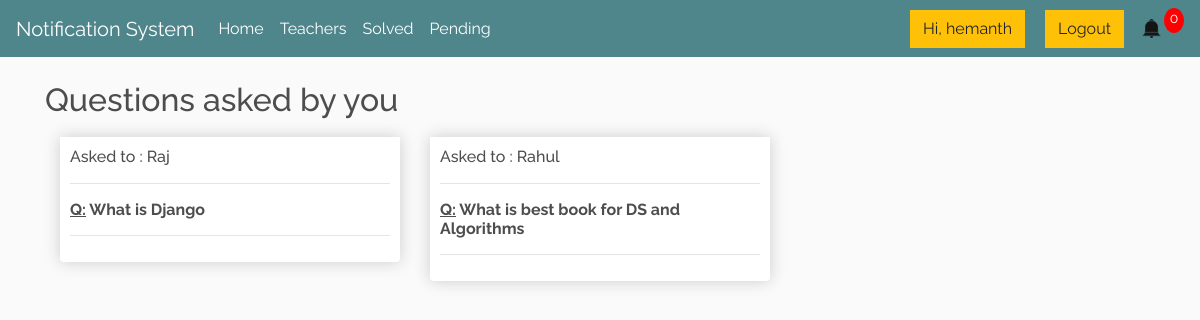
The page /pending/ (signed in) on the database its author committed.
### main/models.py (models this page shows)
class Question(models.Model):
    askedby = models.ForeignKey(User, null=True,on_delete = models.SET_NULL,related_name='bystud')
    askedto = models.ForeignKey(User, null=True,on_delete= models.SET_NULL,related_name='byistr')
    question = models.TextField(null=True)
    answer = models.TextField(null=True,blank=True)
    answered = models.BooleanField(default=False,blank=True)
    read = models.BooleanField(default=False,blank=True)

### main/views.py (the view)
# urls.py: path('pending/',views.pending,name="pending"),
def pending(request):
    notifs = len(request.user.bystud.filter(answered=True,read=False))
    pending_ques = request.user.bystud.filter(answered=False)
    context = {'pending_ques': pending_ques,'notifs':notifs}
    return render(request,'main/pending.html',context)

### main/templates/main/pending.html
{% extends 'main/navbar.html' %}
{% load static %}
{% block content %}
<div class="container">
	<div class="row">
		<h2> Questions asked by you</h2>
	</div>
    <div class="row">
        {% for pques in pending_ques %}
            <div class="col-lg-4">
                <div class="box-element product">
                    <h6> Asked to : {{pques.askedto}} </h6>
                    <hr>
                    <h6><strong> <u>Q:</u> {{ pques.question}} </strong></h6>
                    <hr>
                </div>
            </div>
        {% endfor %}
    </div>
</div>
{% endblock content %}

### main/templates/main/navbar.html (shortened to what this page needs)
<!DOCTYPE html>
{% load static %}
<html>
<head>
	<link rel="stylesheet" href="https://stackpath.bootstrapcdn.com/bootstrap/4.4.1/css/bootstrap.min.css">
	<link rel="stylesheet" type="text/css" href="{% static 'css/main.css' %}">
</head>
<body>
	<nav class="navbar navbar-expand-lg navbar-dark bg-dark">
	  <a class="navbar-brand" href="{% url 'home' %}">Notification System</a>
	  <div class="collapse navbar-collapse" id="navbarSupportedContent">
	    <ul class="navbar-nav mr-auto">
	      <li class="nav-item active">
	        <a class="nav-link" href="{% url 'home' %}">Home <span class="sr-only">(current)</span></a>
	      </li>
		  {% if request.user.is_authenticated  and request.user.profile.role == 'Student' %}
		  <li class="nav-item active">
	        <a class="nav-link" href="{% url 'teachers' %}">Teachers <span class="sr-only">(current)</span></a>
	      </li>
		  <li class="nav-item active">
	        <a class="nav-link" href="{% url 'myans' %}"> Solved <span class="sr-only">(current)</span></a>
	      </li>
		  <li class="nav-item active">
	        <a class="nav-link" href="{% url 'pending' %}"> Pending <span class="sr-only">(current)</span></a>
	      </li>
		  {% endif %}
	    </ul>
	    <div class="form-inline my-2 my-lg-0">
			{% if request.user.is_authenticated %}
	     	<a href=""class="btn btn-warning" style="margin-right: 20px;">Hi, {{request.user}} </a>
			<a href="{% url 'logout' %}"class="btn btn-warning">Logout</a>
			{% else %}
			<a href="{% url 'loginpage' %}"class="btn btn-warning" style="margin-right: 20px;">Login</a>
			<a href="{% url 'register' %}"class="btn btn-warning">SignUp</a>
			{% endif %}
			{% if request.user.is_authenticated and request.user.profile.role == 'Student' %}
			<a href="{% url 'studnotifs' %}">
	    		<img  id="cart-icon" src="{% static 'images/notif.png' %}">
	    	</a>
	    	 <p id="cart-total">{{notifs}}</p>
			{% endif %}
	    </div>
	  </div>
	</nav>
     <div class="container">
            <br>
            {% block content %}
            {% endblock content %}
         </div>
</body>
</html>

### static/css/main.css (style rules this page uses)
body { background-color: hsl(0, 0%, 98%); font-family: 'Raleway', sans-serif; }
h1,h2,h3,h4,h5,h6,p { color:hsl(0, 0%, 30%); }
.box-element { box-shadow:hsl(0, 0%, 80%) 0 0 16px; background-color: #fff; border-radius: 4px; padding: 10px; }
.product { border-radius: 0 0 4px 4px; }
.bg-dark { background-color: #4f868c!important; }
#cart-icon { width:25px; display: inline-block; margin-left: 15px; }
#cart-total { display: block; text-align: center; color:#fff; background-color: red; width: 20px; height: 25px; border-radius: 50%; font-size: 14px; }
.col-lg-4, .col-lg-6, .col-lg-8, .col-lg-12 { margin-top: 10px; }
.btn { border-radius: 0; }

### rows shown on the page
Question: askedto "Raj", question "What is Django"
Question: askedto "Rahul", question "What is best book for DS and Algorithms"

### other values the page prints
{{ request.user }} "hemanth"
{{ notifs }} "0"
